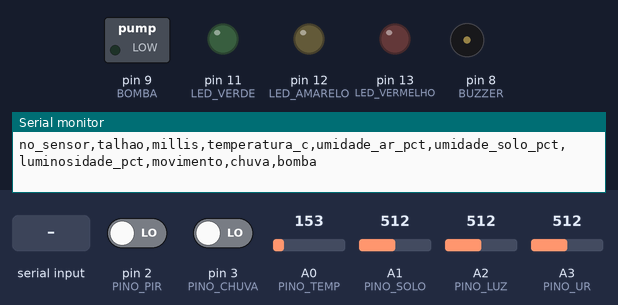
Recording of a sketch running on a simulated Arduino Uno, built with avr-gcc and run on an emulated ATmega328P. Shown: switched loads named in the sketch (green lamp = pin HIGH), output pins drawn as LEDs (lit = HIGH), buzzer (waves = sounding), the last lines printed to the serial monitor. Inputs (shaded band) come from the test bench; at power-on: pin 2 (PINO_PIR) LOW, A3 (PINO_UR) = 512, A1 (PINO_SOLO) = 512, pin 3 (PINO_CHUVA) LOW, A0 (PINO_TEMP) = 153, A2 (PINO_LUZ) = 512. Pins used as bus, display or sensor lines are not drawn.

Above: at 1.2 s.
1.3 s: pin 2 (PINO_PIR) driven HIGH
At 3.6 s:
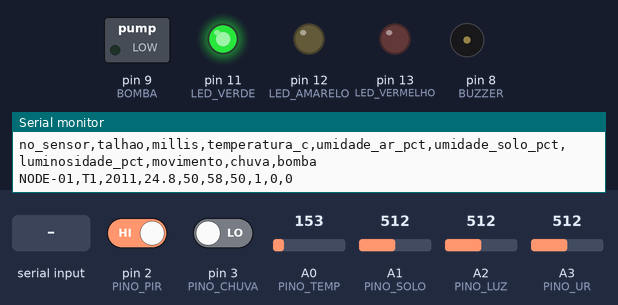
7.5 s: A3 (PINO_UR) set to 857
11.0 s: A3 (PINO_UR) set to 882
At 13.6 s:
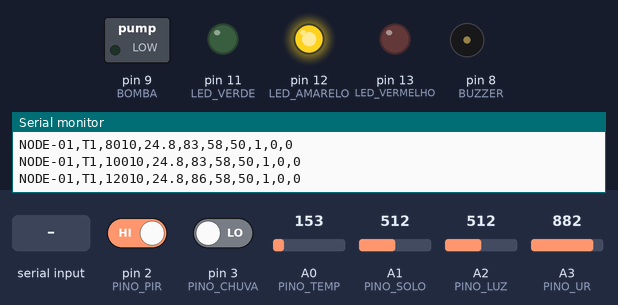
17.3 s: A1 (PINO_SOLO) set to 140
20.8 s: A1 (PINO_SOLO) set to 116
At 23.6 s:
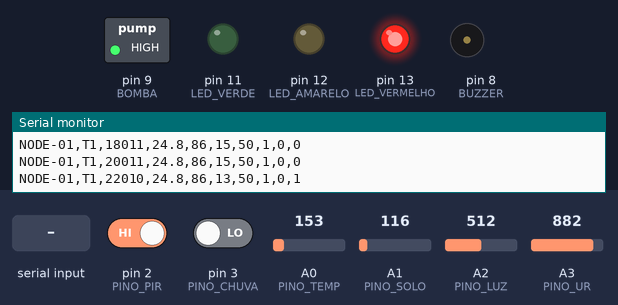
27.1 s: "D" received over Serial
At 27.8 s:
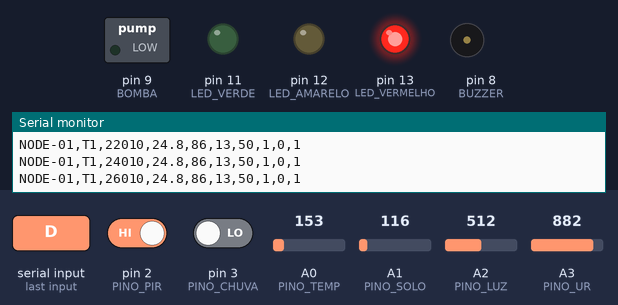
Timing chart, 0 to 31.6 s (numbered marks = the images above; inputs shaded):
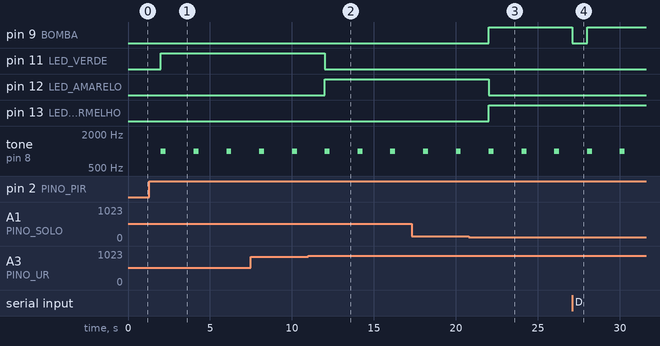

The sketch:

agrosmart_no_sensor.ino
```cpp
/*
 * AgroSmart - No de sensores de campo (simulacao TinkerCad)
 * Placa: Arduino Uno R3
 *
 * Sensores
 *   A0 - TMP36 ................... temperatura do ar (graus C)
 *   A1 - Sensor de umidade do solo  umidade do solo (%)  [alimentado pelo D7]
 *   A2 - Fotoresistor (LDR) + 10k . luminosidade (%)
 *   A3 - Potenciometro ............ umidade relativa do ar (%) (*)
 *   D2 - Sensor PIR ............... movimento na area (evento)
 *   D3 - Botao (pull-down 10k) .... pluviometro de bascula: chuva (evento)
 *
 * Atuadores
 *   D11 - LED verde ............... status normal
 *   D12 - LED amarelo ............. atencao (solo seco ou ar muito umido)
 *   D13 - LED vermelho ............ critico (solo critico)
 *   D8  - Buzzer (piezo) .......... alarme de intrusao (PIR)
 *   D9  - Rele / motor CC ......... bomba de irrigacao
 *
 * (*) O TinkerCad nao possui sensor DHT11/DHT22; o potenciometro
 *     representa a leitura de umidade relativa do ar.
 *
 * Saida: uma linha CSV por leitura na Serial (9600 baud), lida pelo
 * gateway de campo, que acrescenta data/hora e envia para o Data Lake.
 *
 * Comandos aceitos pela Serial (enviados pelo motor de decisao):
 *   'I' -> liga a bomba de irrigacao
 *   'D' -> desliga a bomba de irrigacao
 */

const char* ID_NO   = "NODE-01";
const char* TALHAO  = "T1";

const int PINO_TEMP  = A0;
const int PINO_SOLO  = A1;
const int PINO_LUZ   = A2;
const int PINO_UR    = A3;
const int PINO_PIR   = 2;
const int PINO_CHUVA = 3;
const int PINO_SOLO_VCC = 7;

const int LED_VERDE    = 11;
const int LED_AMARELO  = 12;
const int LED_VERMELHO = 13;
const int BUZZER       = 8;
const int BOMBA        = 9;

const unsigned long INTERVALO_MS = 2000;   // uma leitura a cada 2 s na simulacao

// Limites da logica local (edge). A decisao completa fica no motor central.
const int SOLO_SECO     = 30;   // %
const int SOLO_CRITICO  = 15;   // % - aciona a bomba como protecao local
const int UR_ALTA       = 85;   // %

bool bombaLigada = false;
bool bombaPorComando = false;
bool movimentoNoCiclo = false;
bool chuvaNoCiclo = false;
unsigned long ultimoEnvio = 0;

float lerTemperatura() {
  int bruto = analogRead(PINO_TEMP);
  float tensao = bruto * (5.0 / 1023.0);
  return (tensao - 0.5) * 100.0;          // TMP36: 10 mV/C com offset de 500 mV
}

int lerUmidadeSolo() {
  digitalWrite(PINO_SOLO_VCC, HIGH);      // energiza so na leitura (reduz corrosao)
  delay(10);
  int bruto = analogRead(PINO_SOLO);
  digitalWrite(PINO_SOLO_VCC, LOW);
  return constrain(map(bruto, 0, 876, 0, 100), 0, 100);  // 876 = maximo do sensor no TinkerCad
}

int lerLuminosidade() {
  int bruto = analogRead(PINO_LUZ);
  return constrain(map(bruto, 0, 1023, 0, 100), 0, 100);
}

int lerUmidadeAr() {
  int bruto = analogRead(PINO_UR);
  return constrain(map(bruto, 0, 1023, 0, 100), 0, 100);
}

void acionarBomba(bool ligar) {
  bombaLigada = ligar;
  digitalWrite(BOMBA, ligar ? HIGH : LOW);
}

void lerComandos() {
  while (Serial.available() > 0) {
    char c = Serial.read();
    if (c == 'I') { bombaPorComando = true;  acionarBomba(true); }
    if (c == 'D') { bombaPorComando = false; acionarBomba(false); }
  }
}

void atualizarSinalizacao(int solo, int ur, bool movimento) {
  bool critico = solo < SOLO_CRITICO;
  bool atencao = !critico && (solo < SOLO_SECO || ur >= UR_ALTA);

  digitalWrite(LED_VERMELHO, critico ? HIGH : LOW);
  digitalWrite(LED_AMARELO,  atencao ? HIGH : LOW);
  digitalWrite(LED_VERDE,    (!critico && !atencao) ? HIGH : LOW);

  if (movimento) tone(BUZZER, 1000, 300); else noTone(BUZZER);

  // Protecao local: solo critico liga a bomba mesmo sem comando central
  if (critico) acionarBomba(true);
  else if (!bombaPorComando) acionarBomba(false);
}

void setup() {
  Serial.begin(9600);
  pinMode(PINO_PIR, INPUT);
  pinMode(PINO_CHUVA, INPUT);
  pinMode(PINO_SOLO_VCC, OUTPUT);
  pinMode(LED_VERDE, OUTPUT);
  pinMode(LED_AMARELO, OUTPUT);
  pinMode(LED_VERMELHO, OUTPUT);
  pinMode(BUZZER, OUTPUT);
  pinMode(BOMBA, OUTPUT);

  Serial.println("no_sensor,talhao,millis,temperatura_c,umidade_ar_pct,umidade_solo_pct,luminosidade_pct,movimento,chuva,bomba");
}

void loop() {
  lerComandos();

  // Eventos sao acumulados entre um envio e outro para nao se perderem
  if (digitalRead(PINO_PIR) == HIGH)   movimentoNoCiclo = true;
  if (digitalRead(PINO_CHUVA) == HIGH) chuvaNoCiclo = true;

  if (millis() - ultimoEnvio < INTERVALO_MS) return;
  ultimoEnvio = millis();

  float temperatura = lerTemperatura();
  int umidadeAr  = lerUmidadeAr();
  int umidadeSolo = lerUmidadeSolo();
  int luz = lerLuminosidade();

  atualizarSinalizacao(umidadeSolo, umidadeAr, movimentoNoCiclo);

  Serial.print(ID_NO);              Serial.print(',');
  Serial.print(TALHAO);             Serial.print(',');
  Serial.print(millis());           Serial.print(',');
  Serial.print(temperatura, 1);     Serial.print(',');
  Serial.print(umidadeAr);          Serial.print(',');
  Serial.print(umidadeSolo);        Serial.print(',');
  Serial.print(luz);                Serial.print(',');
  Serial.print(movimentoNoCiclo ? 1 : 0); Serial.print(',');
  Serial.print(chuvaNoCiclo ? 1 : 0);     Serial.print(',');
  Serial.println(bombaLigada ? 1 : 0);

  movimentoNoCiclo = false;
  chuvaNoCiclo = false;
}
```

Measured:
- the behaviour switches between 869 and 870 on A3 (PINO_UR) (found by bisection; images 1 and 2)
- the behaviour switches between 132 and 131 on A1 (PINO_SOLO) (found by bisection; images 2 and 3)
- after the input at 1.3 s, tone on pin 8 (BUZZER): alternates 1000 Hz for 0.30 s and silent for 1.7 s, starting after 0.71 s
- after the input at 11.0 s, pin 11 (LED_VERDE): HIGH → LOW after 1.0 s; pin 12 (LED_AMARELO): LOW → HIGH after 1.0 s
- after the input at 20.8 s, pin 9 (BOMBA), pin 13 (LED_VERMELHO): LOW → HIGH after 1.2 s; pin 12 (LED_AMARELO): HIGH → LOW after 1.2 s
- after the input at 27.1 s, pin 9 (BOMBA): HIGH → LOW at once, → HIGH 0.91 s later
